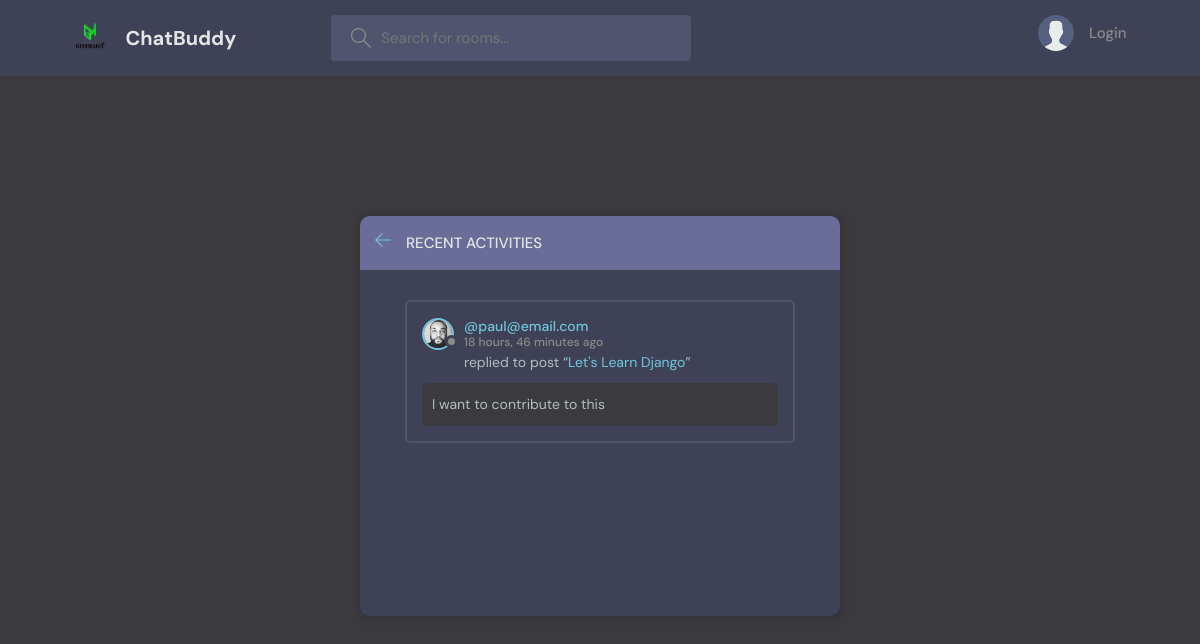
The page /activity/ on the database its author committed.
### chatbase/models.py (models this page shows, shortened)
class Message(models.Model):
    user = models.ForeignKey(User, on_delete=models.CASCADE)
    room = models.ForeignKey(Room, on_delete=models.CASCADE)
    body= models.TextField()
    updated= models.DateTimeField(auto_now=True)
    created= models.DateTimeField(auto_now_add=True)

class User(AbstractUser):
    name = models.CharField(max_length=200, null=True)
    email = models.EmailField(unique=True, null=True)
    bio = models.TextField(null=True)
    avatar = models.ImageField(null=True, default="avatar.svg")
    USERNAME_FIELD = 'email'
    REQUIRED_FIELDS = []

class Room(models.Model):
    host = models.ForeignKey(User, on_delete=models.SET_NULL, null=True)
    topic = models.ForeignKey(Topic, on_delete=models.SET_NULL, null=True)
    name = models.CharField(max_length=200)
    description = models.TextField(null=True, blank=True)
    participants = models.ManyToManyField(User, related_name="participants", blank=True)
    updated = models.DateTimeField(auto_now=True)
    created = models.DateTimeField(auto_now_add=True)
    class Meta:
        ordering = ['-updated','-created']
    def __str__(self):
        return self.name

### chatbase/views.py (the view)
# urls.py: path('activity/', views.activityPage, name='activity'),
def activityPage(request):
    room_messages = Message.objects.all()
    return render(request, 'chatbase/activity.html', {'room_messages': room_messages})

### chatbase/templates/chatbase/activity.html (shortened to what this page needs)
{% extends 'main.html' %}
{% block content %}
<main class="layout">
  <div class="container">
    <div class="layout__box">
      <div class="layout__boxHeader">
        <div class="layout__boxTitle">
          <a href="{% url 'home' %}">
            <svg version="1.1" xmlns="http://www.w3.org/2000/svg" width="32" height="32" viewBox="0 0 32 32">
              <title>arrow-left</title>
              <path
                d="M13.723 2.286l-13.723 13.714 13.719 13.714 1.616-1.611-10.96-10.96h27.625v-2.286h-27.625l10.965-10.965-1.616-1.607z">
              </path>
              </path>
            </svg>
          </a>
          <h3>Recent Activities</h3>
        </div>
      </div>
      <div class="activities-page layout__body">
        {% for message in room_messages %}
        <div class="activities__box">
          <div class="activities__boxHeader roomListRoom__header">
            <a href="{% url 'user-profile' message.user.id %}" class="roomListRoom__author">
              <div class="avatar avatar--small">
                <img src="{{message.user.avatar.url}}" />
              </div>
              <p>
                @{{message.user}}
                <span>{{message.created|timesince}} ago</span>
              </p>
            </a>
          </div>
          <div class="activities__boxContent">
            <p>replied to post “<a href="{% url 'room' message.room.id %}">{{message.room}}</a>”</p>
            <div class="activities__boxRoomContent">
              {{message.body}}
            </div>
          </div>
        </div>
        {% endfor %}
      </div>
    </div>
  </div>
</main>
{% endblock content %}

### static/styles/style.css (style rules this page uses)
:root { --color-main: #71c6dd; --color-main-light: #e1f6fb; --color-dark: #3f4156; --color-dark-medium: #51546e; --color-dark-light: #696d97; --color-light: #e5e5e5; --color-gray: #8b8b8b; --color-light-gray: #b2bdbd; --color-bg: #3b3b3f; --color-success: #5dd693; --color-error: #fc4b0b; }
* { font-family: "DM Sans", -apple-system, BlinkMacSystemFont, "Segoe UI", Roboto, Oxygen, Ubuntu, Cantarell, "Open Sans", "Helvetica Neue", sans-serif; margin: 0; padding: 0; box-sizing: border-box; text-rendering: optimizeLegibility; font-size: inherit; }
html { font-size: 56.25%; }
@media only screen and (min-width: 1200px) { html { font-size: 62.5%; } }
body { line-height: 1.6; font-weight: 400; font-size: 1.5rem; color: var(--color-light-gray); background-color: var(--color-bg); min-height: 100vh; }
img { width: 100%; }
a { display: inline-block; color: var(--color-main); text-decoration: none; }
.container { max-width: 120rem; width: 90%; margin: auto; }
.avatar { position: relative; display: inline-block; border-radius: 50%; border: 2px solid var(--color-main); }
.avatar img { display: block; border-radius: 50%; object-fit: cover; object-position: center; }
.avatar::after { content: ""; display: block; position: absolute; background-color: var(--color-gray); z-index: 111; border-radius: 50%; border: 0.3rem solid var(--color-dark); }
.avatar.avatar--small img { width: 2.8rem; height: 2.8rem; }
.avatar.avatar--small:after { width: 0.7rem; height: 0.7rem; bottom: 0px; right: -6px; }
.layout { margin-top: 2.4rem; }
.layout > .container { display: flex; justify-content: space-between; align-items: flex-start; }
.layout__box { width: 90%; max-width: 48rem; min-height: 40rem; position: absolute; top: 50%; left: 50%; transform: translate(-50%, -46%); background-color: var(--color-dark); border-radius: 1rem; box-shadow: 1px 1px 6px 3px rgba(0, 0, 0, 0.1); overflow: hidden; }
.layout__boxHeader { display: flex; padding: 1.5rem; background-color: var(--color-dark-light); }
.layout__boxTitle { display: flex; gap: 1.5rem; align-items: center; }
.layout__boxTitle h3 { text-transform: uppercase; font-weight: 500; color: var(--color-light); }
.layout__boxTitle svg { width: 1.6rem; height: 1.6rem; fill: var(--color-main); }
.layout__body { margin: 3rem; }
.roomListRoom__header { display: flex; justify-content: space-between; align-items: center; }
.roomListRoom__author { font-weight: 500; display: flex; align-items: center; gap: 1rem; }
.activities__box { margin: 1.5rem; padding: 1.5rem; border: 2px solid var(--color-dark-medium); border-radius: 5px; }
.activities__boxHeader p { font-size: 1.4rem; line-height: 1.3; }
.activities__boxHeader p span { color: var(--color-gray); font-size: 1.2rem; display: block; }
.activities__boxContent { margin-left: 4.2rem; }
.activities__boxContent { font-size: 1.4rem; }
.activities__boxRoomContent { background: var(--color-bg); padding: 1rem; border-radius: 5px; margin-top: 1rem; margin-left: -4.2rem; }

### rows shown on the page
Message: user.avatar (picture), user "paul@email.com", created "18 hours, 46 minutes", room "Let's Learn Django", body "I want to contribute to this"
